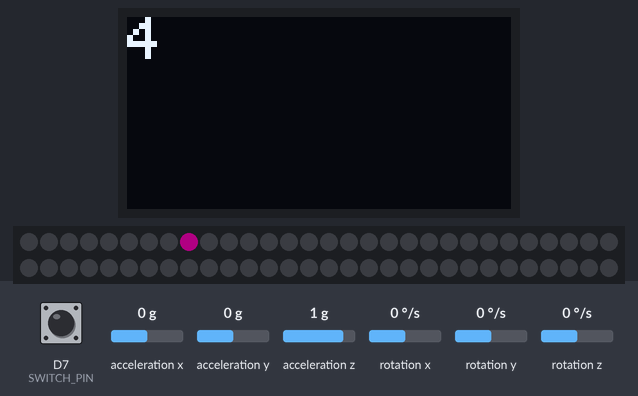
The sketch below on a simulated ESP8266 (NodeMCU). On the bench: 128×64 one-colour display, 60 RGB LEDs in strip order, left to right, continuing on the next row. Wiring (inferred from the names in the program): MPU-6050 motion sensor at I2C address 0x68. Inputs (shaded band) come from the test bench; at power-on: D7 (SWITCH_PIN) HIGH, rotation x 0 °/s, rotation y 0 °/s, acceleration x 0 g, acceleration y 0 g, acceleration z 1 g, rotation z 0 °/s. Dim RGB values are drawn brighter than linear; the local clock reads 2024-03-15 10:24:30 at power-on unless the sketch sets it; random numbers use the default seed unless the sketch sets one; EEPROM starts erased; what the sketch prints to the serial monitor is not drawn.

Above: at 2.2 s.
2.3 s: D7 (SWITCH_PIN) pulled LOW for 1 s
4.8 s: rotation x set to -192 °/s
At 8.09 s:
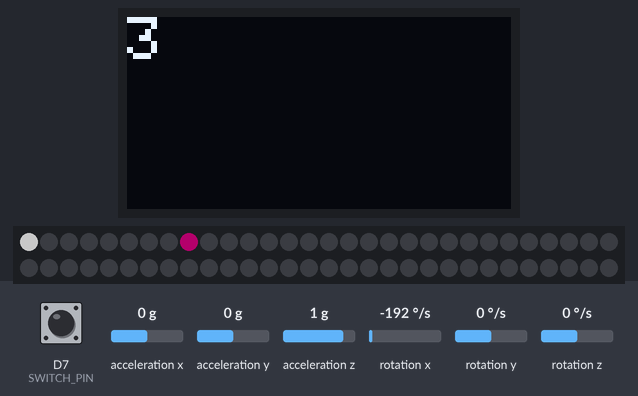
8.7 s: rotation x set to -100 °/s
11.0 s: rotation y set to -192 °/s
At 12.09 s:
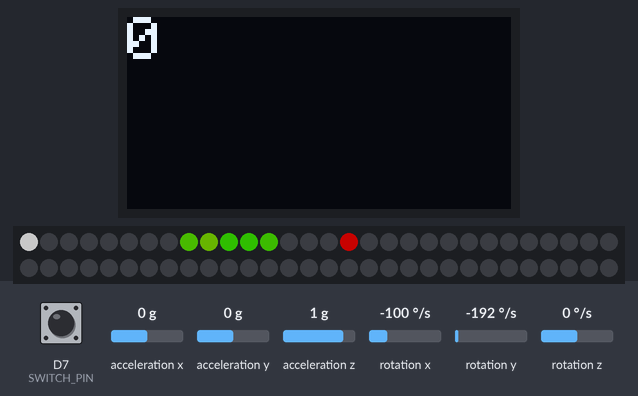
At 13.09 s:
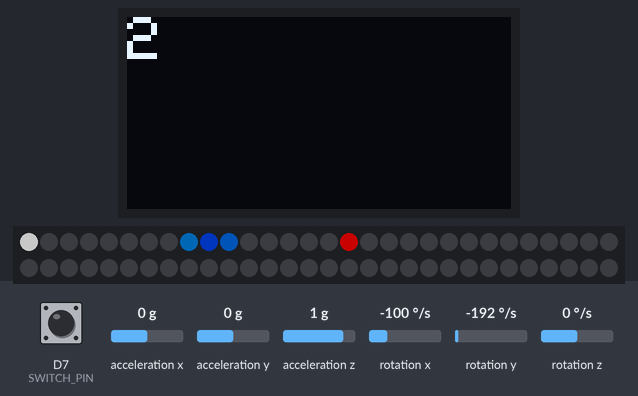
13.5 s: D7 (SWITCH_PIN) pulled LOW for 1 s
16.0 s: rotation y set to 4 °/s
At 19.09 s:
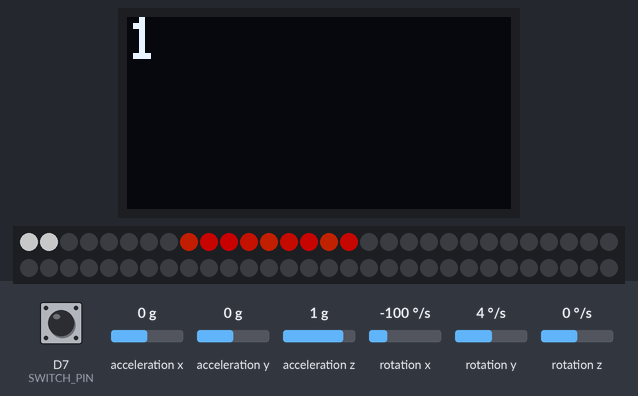

The sketch:

smartWatch_v2.ino
```cpp
#include "Arduino.h"
#include "Servo.h"
#include "SimpleTimer.h"

#include "Adafruit_NeoPixel.h"
#include "Adafruit_GFX.h"
#include "Adafruit_SSD1306.h"
#include "Adafruit_MPR121.h"
#include <EEPROM.h>
#include <RtcDS3231.h>
//
//TODO _> I2c DS1302 or DS3231
//#define TIME_24_HOUR      false
//RTC_DS1307 rtc = RTC_DS1307();

int hours = 0;
int minutes = 0;
int seconds = 0;

bool blinkColon = false;

int16_t ax, ay, az, gx, gy, gz;
const int MPU_addr=0x68;  // I2C address of the MPU-6050

/*
I2C device found at address 0x3C  !
I2C device found at address 0x50  !
I2C device found at address 0x68  !
I2C device found at address 0x69
*/


#define OLED_RESET D1 // Not Connected, software just requires it
#define PIXEL_COUNT 60 // need to count
#define defaultBrightness 100 // should I reserve energy?


#define PIX_PIN D1
#define SWITCH_PIN D7

SimpleTimer timer;
Servo stamperl;
Servo compensation;
Adafruit_SSD1306 display(OLED_RESET);
Adafruit_MPR121 cap = Adafruit_MPR121();


#if I2CDEV_IMPLEMENTATION == I2CDEV_ARDUINO_WIRE
    #include "Wire.h"
#endif

RtcDS3231<TwoWire> Rtc(Wire);

Adafruit_NeoPixel strip = Adafruit_NeoPixel(PIXEL_COUNT, PIX_PIN, NEO_GRB + NEO_KHZ800);


const char *ssid = "Anton-0tcsbiez6m"; // "Berta-8axlgha56g"
const char *password = "spoon";

volatile int dancedTonight = 0;
volatile int currentActivity = 4; // unfortunately inverted...
volatile unsigned long sum = 0;
volatile unsigned long meanValue = 0;
int sumCount = 0;
int sampleRate = 5;
long meanActivitySum = 0;
int  meanActivityCounter = 0;
int meanActivitySampleRate = 10;

void setup() {
  EEPROM.begin(512);

  //storeVal(3,0);

  Serial.begin(9600);
  Wire.begin(D2,D3);
  pinMode(SWITCH_PIN, INPUT_PULLUP);
  initDisplay();
  welcome();
  initMPU();


  strip.begin();
  strip.setBrightness(defaultBrightness); // should be stored in EEPROM
  strip.show();
  delay(1000);

  Rtc.Begin();
  RtcDateTime now = Rtc.GetDateTime();
  // day month

  int lastDancedMonth = restoreVal(1);
  int lastDancedDay = restoreVal(2);

  if(now.Month() != lastDancedMonth || now.Day() != lastDancedDay){
    storeVal(1, now.Month());
    storeVal(2, now.Day());
    storeVal(3,dancedTonight);
    storeVal(4,currentActivity);
  }else{
    dancedTonight = restoreVal(3);
    currentActivity = restoreVal(4);
  }

  updateDanced(); // will be called by readyFordanced

  timer.setInterval(50, animateLed);
  timer.setInterval(100, readActivity);
  timer.setInterval(1000, readyForDanced); // at first to fake it just press
  timer.setInterval(1000, updateOLED);

  pinMode(SWITCH_PIN, INPUT_PULLUP);
}

//----------------------------------------------------------------------
void loop() { // main loop does not need to be changed
//----------------------------------------------------------------------

  //Serial.println(analogRead(A0)); // microphone
  //Serial.println(digitalRead(SWITCH_PIN)); // push button

  timer.run();
}

void showClock(){
  RtcDateTime now = Rtc.GetDateTime();
  display.clearDisplay();
  showBigAtLineWith(0, String(now.Month()) + "/" + String(now.Day()));
  showBigAtLineWith(1, String(now.Hour()) + ":" + String(now.Minute()) + ":" + String(now.Second()) );
  display.display();
}

void updateDanced(){
  strip.clear();
  for( int i = 0; i < dancedTonight; i++){
    strip.setPixelColor(i, 0xffffff);
  }
  strip.show();
}


void readActivity(){
  readMPU();
  if(sumCount >= sampleRate){
    meanValue = sum/(sampleRate + 1);
    sum = 0;
    sumCount = 0;
    //meanActivitySum = map();
    meanActivitySum += map(meanValue, 1600, 1800, 0, 4);
    meanActivityCounter++;
    if(meanActivityCounter >= meanActivitySampleRate){
      if(currentActivity > meanActivitySum/(meanActivitySampleRate + 1)){
        if(currentActivity > 0){
          currentActivity--;
        }
      }else if(currentActivity < meanActivitySum/(meanActivitySampleRate + 1)){
        if(currentActivity < 4){
          currentActivity++;
        }
      }
      storeVal(4,currentActivity);
      meanActivitySum = 0;
      meanActivitySampleRate = 0;
    }
  }else{
    sum += abs(ax)/10 + abs(ay)/10 + abs(az)/10;
    //sum += abs(gx)/10 + abs(gy)/10 + abs(gz)/10;
    sumCount++;
  }
}

void updateOLED(){
  showOneLine(String(currentActivity));
}


int ledState = HIGH;
int buttonState;             // the current reading from the input pin
int lastButtonState = LOW;   // the previous reading from the input pin

// the following variables are unsigned long's because the time, measured in miliseconds,
// will quickly become a bigger number than can be stored in an int.
unsigned long lastDebounceTime = 0;  // the last time the output pin was toggled
unsigned long debounceDelay = 50;

void readyForDanced(){
  int reading = digitalRead(SWITCH_PIN);
  if(reading == LOW){
    if(dancedTonight < 8){
      dancedTonight++;
      storeVal(3,dancedTonight);
      updateDanced();
    } else {
      dancedTonight = 0;
      storeVal(3,dancedTonight);
      updateDanced();
    }
  }
}
//----------------------------------------------------------------------
void showOneLine(String message){
//----------------------------------------------------------------------
  display.clearDisplay();

  display.setTextSize(2);
  display.setTextColor(WHITE);
  display.setCursor(0,0);
  display.println(message);
  display.display();
}

//----------------------------------------------------------------------
void showAtLineWith(int line, String message){
//----------------------------------------------------------------------
  //display.clearDisplay(); // we want to be able to cascadate
  display.setTextSize(1);
  display.setTextColor(WHITE);
  display.setCursor(0,line*8);
  display.println(message);
  //display.display(); // -> ugly updating
}

//----------------------------------------------------------------------
void showBigAtLineWith(int line, String message){
//----------------------------------------------------------------------
  //display.clearDisplay(); // we want to be able to cascadate
  display.setTextSize(2);
  display.setTextColor(WHITE);
  display.setCursor(0,line*16);
  display.println(message);
  //display.display(); // -> ugly updating
}

//----------------------------------------------------------------------
void initDisplay(){
//----------------------------------------------------------------------
  display.begin(SSD1306_SWITCHCAPVCC, 0x3c);
  display.clearDisplay();
  display.display();
}

//----------------------------------------------------------------------
void welcome(){
//----------------------------------------------------------------------
    display.clearDisplay();

    showBigAtLineWith(0, "FLIRTY");
    showBigAtLineWith(1, "DANCING <3");
    display.display();
}

void initMPU(){
   Wire.beginTransmission(MPU_addr);
  Wire.write(0x6B);  // PWR_MGMT_1 register
  Wire.write(0);     // set to zero (wakes up the MPU-6050)
  Wire.endTransmission(true);
  Serial.write("Initiating MPU");
}
void readMPU(){
  Wire.beginTransmission(MPU_addr);
  Wire.write(0x3B);  // starting with register 0x3B (ACCEL_XOUT_H)
  Wire.endTransmission(false);
  Wire.requestFrom(MPU_addr,14,true);  // request a total of 14 registers
  gx=Wire.read()<<8|Wire.read();  // 0x3B (ACCEL_XOUT_H) & 0x3C (ACCEL_XOUT_L)
  gy=Wire.read()<<8|Wire.read();  // 0x3D (ACCEL_YOUT_H) & 0x3E (ACCEL_YOUT_L)
  gz=Wire.read()<<8|Wire.read();  // 0x3F (ACCEL_ZOUT_H) & 0x40 (ACCEL_ZOUT_L)
  int temperature=Wire.read()<<8|Wire.read();  // 0x41 (TEMP_OUT_H) & 0x42 (TEMP_OUT_L)
  ax=Wire.read()<<8|Wire.read();  // 0x43 (GYRO_XOUT_H) & 0x44 (GYRO_XOUT_L)
  ay=Wire.read()<<8|Wire.read();  // 0x45 (GYRO_YOUT_H) & 0x46 (GYRO_YOUT_L)
  az=Wire.read()<<8|Wire.read();  // 0x47 (GYRO_ZOUT_H) & 0x48 (GYRO_ZOUT_L)

  Serial.print("AcX = "); Serial.print(ax);
  Serial.print(" | AcY = "); Serial.print(ay);
  Serial.print(" | AcZ = "); Serial.print(az);
  Serial.println();
  //Serial.print(" | Tmp = "); Serial.print(temperature/340.00+36.53);  //equation for temperature in degrees C from datasheet

  Serial.print(" | GyX = "); Serial.print(gx);
  Serial.print(" | GyY = "); Serial.print(gy);
  Serial.print(" | GyZ = "); Serial.println(gz);

  //gx -> pitch
  //gy -> roll
  // gz -> az
  //ax -> roll acc
  //ay -> pitch acc
  //az -> yaw acc
}
//----------------------------------------------------------------------
void storeVal(int addr, int val){
//----------------------------------------------------------------------
  EEPROM.write(addr, val);
  EEPROM.commit();
}

//----------------------------------------------------------------------
int restoreVal(int addr){
//----------------------------------------------------------------------
  return EEPROM.read(addr);
}

uint32_t Wheel(byte WheelPos) {
  WheelPos = 255 - WheelPos;
  if(WheelPos < 85) {
    return strip.Color(255 - WheelPos * 3, 0, WheelPos * 3);
  }
  if(WheelPos < 170) {
    WheelPos -= 85;
    return strip.Color(0, WheelPos * 3, 255 - WheelPos * 3);
  }
  WheelPos -= 170;
  return strip.Color(WheelPos * 3, 255 - WheelPos * 3, 0);
}

void animateLed() {
  uint16_t minimum, maximum;
  switch (currentActivity) {
  case 4: // violet
    minimum = 210;
    maximum = 230;
    break;
  case 3: // blue
    minimum = 120;
    maximum = 160;
    break;
  case 2: // green
     minimum = 50;
    maximum = 70;
    break;
  case 1: // yellow
    minimum = 28;
    maximum = 40;
    break;
  default: // red
    minimum = 0;
    maximum = 14;
  }

  for(int i=8; i < 16; i++) {

        strip.setPixelColor(i, 0x000000);
  }

  for(int i=8; i < 9 + (8 - currentActivity * 2) ; i++) {

        strip.setPixelColor(i, Wheel(random(minimum, maximum)));
  }
  strip.show();
}
```
